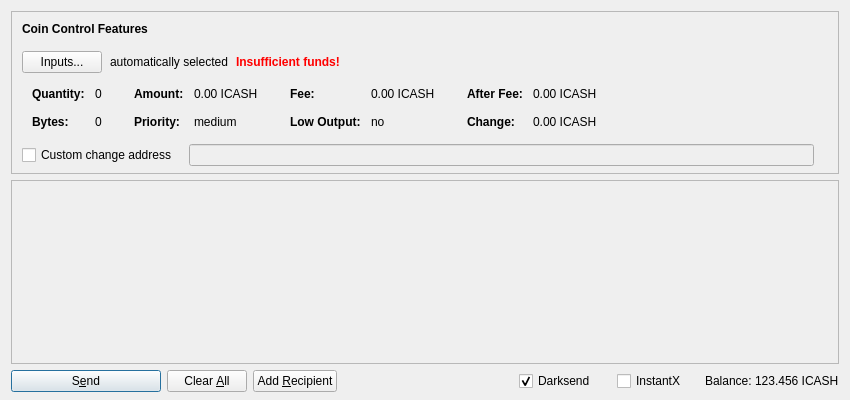
<?xml version="1.0" encoding="UTF-8"?>
<ui version="4.0">
 <class>SendCoinsDialog</class>
 <widget class="QDialog" name="SendCoinsDialog">
  <property name="geometry">
   <rect>
    <x>0</x>
    <y>0</y>
    <width>850</width>
    <height>400</height>
   </rect>
  </property>
  <property name="windowTitle">
   <string>Send Coins</string>
  </property>
  <layout class="QVBoxLayout" name="verticalLayout" stretch="0,1,0">
   <property name="bottomMargin">
    <number>8</number>
   </property>
   <item>
    <widget class="QFrame" name="frameCoinControl">
     <property name="sizePolicy">
      <sizepolicy hsizetype="Expanding" vsizetype="Expanding">
       <horstretch>0</horstretch>
       <verstretch>0</verstretch>
      </sizepolicy>
     </property>
     <property name="maximumSize">
      <size>
       <width>16777215</width>
       <height>16777215</height>
      </size>
     </property>
     <property name="frameShape">
      <enum>QFrame::StyledPanel</enum>
     </property>
     <property name="frameShadow">
      <enum>QFrame::Sunken</enum>
     </property>
     <layout class="QVBoxLayout" name="verticalLayoutCoinControl2">
      <property name="spacing">
       <number>0</number>
      </property>
      <property name="leftMargin">
       <number>0</number>
      </property>
      <property name="topMargin">
       <number>0</number>
      </property>
      <property name="rightMargin">
       <number>0</number>
      </property>
      <property name="bottomMargin">
       <number>6</number>
      </property>
      <item>
       <layout class="QVBoxLayout" name="verticalLayoutCoinControl" stretch="0,0,0,0,1">
        <property name="spacing">
         <number>0</number>
        </property>
        <property name="leftMargin">
         <number>10</number>
        </property>
        <property name="topMargin">
         <number>10</number>
        </property>
        <item>
         <layout class="QHBoxLayout" name="horizontalLayoutCoinControl1">
          <property name="bottomMargin">
           <number>15</number>
          </property>
          <item>
           <widget class="QLabel" name="labelCoinControlFeatures">
            <property name="sizePolicy">
             <sizepolicy hsizetype="Preferred" vsizetype="Maximum">
              <horstretch>0</horstretch>
              <verstretch>0</verstretch>
             </sizepolicy>
            </property>
            <property name="font">
             <font>
              <weight>75</weight>
              <bold>true</bold>
             </font>
            </property>
            <property name="styleSheet">
             <string notr="true">font-weight:bold;</string>
            </property>
            <property name="text">
             <string>Coin Control Features</string>
            </property>
           </widget>
          </item>
         </layout>
        </item>
        <item>
         <layout class="QHBoxLayout" name="horizontalLayoutCoinControl2" stretch="0,0,0,0">
          <property name="spacing">
           <number>8</number>
          </property>
          <property name="bottomMargin">
           <number>10</number>
          </property>
          <item>
           <widget class="QPushButton" name="pushButtonCoinControl">
            <property name="styleSheet">
             <string notr="true"/>
            </property>
            <property name="text">
             <string>Inputs...</string>
            </property>
           </widget>
          </item>
          <item>
           <widget class="QLabel" name="labelCoinControlAutomaticallySelected">
            <property name="text">
             <string>automatically selected</string>
            </property>
            <property name="margin">
             <number>5</number>
            </property>
           </widget>
          </item>
          <item>
           <widget class="QLabel" name="labelCoinControlInsuffFunds">
            <property name="font">
             <font>
              <weight>75</weight>
              <bold>true</bold>
             </font>
            </property>
            <property name="styleSheet">
             <string notr="true">color:red;font-weight:bold;</string>
            </property>
            <property name="text">
             <string>Insufficient funds!</string>
            </property>
            <property name="margin">
             <number>5</number>
            </property>
           </widget>
          </item>
          <item>
           <spacer name="horizontalSpacerCoinControl">
            <property name="orientation">
             <enum>Qt::Horizontal</enum>
            </property>
            <property name="sizeHint" stdset="0">
             <size>
              <width>40</width>
              <height>1</height>
             </size>
            </property>
           </spacer>
          </item>
         </layout>
        </item>
        <item>
         <widget class="QWidget" name="widgetCoinControl" native="true">
          <property name="sizePolicy">
           <sizepolicy hsizetype="Preferred" vsizetype="Preferred">
            <horstretch>0</horstretch>
            <verstretch>0</verstretch>
           </sizepolicy>
          </property>
          <property name="minimumSize">
           <size>
            <width>0</width>
            <height>0</height>
           </size>
          </property>
          <property name="styleSheet">
           <string notr="true"/>
          </property>
          <layout class="QHBoxLayout" name="horizontalLayoutCoinControl5">
           <property name="leftMargin">
            <number>0</number>
           </property>
           <property name="topMargin">
            <number>0</number>
           </property>
           <property name="rightMargin">
            <number>0</number>
           </property>
           <property name="bottomMargin">
            <number>0</number>
           </property>
           <item>
            <layout class="QHBoxLayout" name="horizontalLayoutCoinControl3" stretch="0,0,0,1">
             <property name="spacing">
              <number>20</number>
             </property>
             <property name="topMargin">
              <number>0</number>
             </property>
             <property name="bottomMargin">
              <number>10</number>
             </property>
             <item>
              <layout class="QFormLayout" name="formLayoutCoinControl1">
               <property name="horizontalSpacing">
                <number>10</number>
               </property>
               <property name="verticalSpacing">
                <number>14</number>
               </property>
               <property name="leftMargin">
                <number>10</number>
               </property>
               <property name="topMargin">
                <number>4</number>
               </property>
               <property name="rightMargin">
                <number>6</number>
               </property>
               <item row="0" column="0">
                <widget class="QLabel" name="labelCoinControlQuantityText">
                 <property name="font">
                  <font>
                   <weight>75</weight>
                   <bold>true</bold>
                  </font>
                 </property>
                 <property name="text">
                  <string>Quantity:</string>
                 </property>
                 <property name="margin">
                  <number>0</number>
                 </property>
                </widget>
               </item>
               <item row="0" column="1">
                <widget class="QLabel" name="labelCoinControlQuantity">
                 <property name="cursor">
                  <cursorShape>IBeamCursor</cursorShape>
                 </property>
                 <property name="contextMenuPolicy">
                  <enum>Qt::ActionsContextMenu</enum>
                 </property>
                 <property name="text">
                  <string notr="true">0</string>
                 </property>
                 <property name="margin">
                  <number>0</number>
                 </property>
                 <property name="textInteractionFlags">
                  <set>Qt::LinksAccessibleByMouse|Qt::TextSelectableByKeyboard|Qt::TextSelectableByMouse</set>
                 </property>
                </widget>
               </item>
               <item row="1" column="0">
                <widget class="QLabel" name="labelCoinControlBytesText">
                 <property name="font">
                  <font>
                   <weight>75</weight>
                   <bold>true</bold>
                  </font>
                 </property>
                 <property name="text">
                  <string>Bytes:</string>
                 </property>
                </widget>
               </item>
               <item row="1" column="1">
                <widget class="QLabel" name="labelCoinControlBytes">
                 <property name="cursor">
                  <cursorShape>IBeamCursor</cursorShape>
                 </property>
                 <property name="contextMenuPolicy">
                  <enum>Qt::ActionsContextMenu</enum>
                 </property>
                 <property name="text">
                  <string notr="true">0</string>
                 </property>
                 <property name="textInteractionFlags">
                  <set>Qt::LinksAccessibleByMouse|Qt::TextSelectableByKeyboard|Qt::TextSelectableByMouse</set>
                 </property>
                </widget>
               </item>
              </layout>
             </item>
             <item>
              <layout class="QFormLayout" name="formLayoutCoinControl2">
               <property name="horizontalSpacing">
                <number>10</number>
               </property>
               <property name="verticalSpacing">
                <number>14</number>
               </property>
               <property name="leftMargin">
                <number>6</number>
               </property>
               <property name="topMargin">
                <number>4</number>
               </property>
               <property name="rightMargin">
                <number>6</number>
               </property>
               <item row="0" column="0">
                <widget class="QLabel" name="labelCoinControlAmountText">
                 <property name="font">
                  <font>
                   <weight>75</weight>
                   <bold>true</bold>
                  </font>
                 </property>
                 <property name="text">
                  <string>Amount:</string>
                 </property>
                 <property name="margin">
                  <number>0</number>
                 </property>
                </widget>
               </item>
               <item row="0" column="1">
                <widget class="QLabel" name="labelCoinControlAmount">
                 <property name="cursor">
                  <cursorShape>IBeamCursor</cursorShape>
                 </property>
                 <property name="contextMenuPolicy">
                  <enum>Qt::ActionsContextMenu</enum>
                 </property>
                 <property name="text">
                  <string notr="true">0.00 ICASH</string>
                 </property>
                 <property name="textInteractionFlags">
                  <set>Qt::LinksAccessibleByMouse|Qt::TextSelectableByKeyboard|Qt::TextSelectableByMouse</set>
                 </property>
                </widget>
               </item>
               <item row="1" column="0">
                <widget class="QLabel" name="labelCoinControlPriorityText">
                 <property name="font">
                  <font>
                   <weight>75</weight>
                   <bold>true</bold>
                  </font>
                 </property>
                 <property name="text">
                  <string>Priority:</string>
                 </property>
                </widget>
               </item>
               <item row="1" column="1">
                <widget class="QLabel" name="labelCoinControlPriority">
                 <property name="cursor">
                  <cursorShape>IBeamCursor</cursorShape>
                 </property>
                 <property name="contextMenuPolicy">
                  <enum>Qt::ActionsContextMenu</enum>
                 </property>
                 <property name="text">
                  <string>medium</string>
                 </property>
                 <property name="textInteractionFlags">
                  <set>Qt::LinksAccessibleByMouse|Qt::TextSelectableByKeyboard|Qt::TextSelectableByMouse</set>
                 </property>
                </widget>
               </item>
              </layout>
             </item>
             <item>
              <layout class="QFormLayout" name="formLayoutCoinControl3">
               <property name="horizontalSpacing">
                <number>10</number>
               </property>
               <property name="verticalSpacing">
                <number>14</number>
               </property>
               <property name="leftMargin">
                <number>6</number>
               </property>
               <property name="topMargin">
                <number>4</number>
               </property>
               <property name="rightMargin">
                <number>6</number>
               </property>
               <item row="0" column="0">
                <widget class="QLabel" name="labelCoinControlFeeText">
                 <property name="font">
                  <font>
                   <weight>75</weight>
                   <bold>true</bold>
                  </font>
                 </property>
                 <property name="text">
                  <string>Fee:</string>
                 </property>
                 <property name="margin">
                  <number>0</number>
                 </property>
                </widget>
               </item>
               <item row="0" column="1">
                <widget class="QLabel" name="labelCoinControlFee">
                 <property name="cursor">
                  <cursorShape>IBeamCursor</cursorShape>
                 </property>
                 <property name="contextMenuPolicy">
                  <enum>Qt::ActionsContextMenu</enum>
                 </property>
                 <property name="text">
                  <string notr="true">0.00 ICASH</string>
                 </property>
                 <property name="textInteractionFlags">
                  <set>Qt::LinksAccessibleByMouse|Qt::TextSelectableByKeyboard|Qt::TextSelectableByMouse</set>
                 </property>
                </widget>
               </item>
               <item row="1" column="0">
                <widget class="QLabel" name="labelCoinControlLowOutputText">
                 <property name="font">
                  <font>
                   <weight>75</weight>
                   <bold>true</bold>
                  </font>
                 </property>
                 <property name="text">
                  <string>Low Output:</string>
                 </property>
                </widget>
               </item>
               <item row="1" column="1">
                <widget class="QLabel" name="labelCoinControlLowOutput">
                 <property name="cursor">
                  <cursorShape>IBeamCursor</cursorShape>
                 </property>
                 <property name="contextMenuPolicy">
                  <enum>Qt::ActionsContextMenu</enum>
                 </property>
                 <property name="text">
                  <string>no</string>
                 </property>
                 <property name="textInteractionFlags">
                  <set>Qt::LinksAccessibleByMouse|Qt::TextSelectableByKeyboard|Qt::TextSelectableByMouse</set>
                 </property>
                </widget>
               </item>
              </layout>
             </item>
             <item>
              <layout class="QFormLayout" name="formLayoutCoinControl4">
               <property name="horizontalSpacing">
                <number>10</number>
               </property>
               <property name="verticalSpacing">
                <number>14</number>
               </property>
               <property name="leftMargin">
                <number>6</number>
               </property>
               <property name="topMargin">
                <number>4</number>
               </property>
               <property name="rightMargin">
                <number>6</number>
               </property>
               <item row="0" column="0">
                <widget class="QLabel" name="labelCoinControlAfterFeeText">
                 <property name="font">
                  <font>
                   <weight>75</weight>
                   <bold>true</bold>
                  </font>
                 </property>
                 <property name="text">
                  <string>After Fee:</string>
                 </property>
                 <property name="margin">
                  <number>0</number>
                 </property>
                </widget>
               </item>
               <item row="0" column="1">
                <widget class="QLabel" name="labelCoinControlAfterFee">
                 <property name="cursor">
                  <cursorShape>IBeamCursor</cursorShape>
                 </property>
                 <property name="contextMenuPolicy">
                  <enum>Qt::ActionsContextMenu</enum>
                 </property>
                 <property name="text">
                  <string notr="true">0.00 ICASH</string>
                 </property>
                 <property name="textInteractionFlags">
                  <set>Qt::LinksAccessibleByMouse|Qt::TextSelectableByKeyboard|Qt::TextSelectableByMouse</set>
                 </property>
                </widget>
               </item>
               <item row="1" column="0">
                <widget class="QLabel" name="labelCoinControlChangeText">
                 <property name="font">
                  <font>
                   <weight>75</weight>
                   <bold>true</bold>
                  </font>
                 </property>
                 <property name="text">
                  <string>Change:</string>
                 </property>
                </widget>
               </item>
               <item row="1" column="1">
                <widget class="QLabel" name="labelCoinControlChange">
                 <property name="cursor">
                  <cursorShape>IBeamCursor</cursorShape>
                 </property>
                 <property name="contextMenuPolicy">
                  <enum>Qt::ActionsContextMenu</enum>
                 </property>
                 <property name="text">
                  <string notr="true">0.00 ICASH</string>
                 </property>
                 <property name="textInteractionFlags">
                  <set>Qt::LinksAccessibleByMouse|Qt::TextSelectableByKeyboard|Qt::TextSelectableByMouse</set>
                 </property>
                </widget>
               </item>
              </layout>
             </item>
            </layout>
           </item>
          </layout>
         </widget>
        </item>
        <item>
         <layout class="QHBoxLayout" name="horizontalLayoutCoinControl4" stretch="0,0,0">
          <property name="spacing">
           <number>12</number>
          </property>
          <property name="sizeConstraint">
           <enum>QLayout::SetDefaultConstraint</enum>
          </property>
          <property name="topMargin">
           <number>5</number>
          </property>
          <property name="rightMargin">
           <number>5</number>
          </property>
          <item>
           <widget class="QCheckBox" name="checkBoxCoinControlChange">
            <property name="toolTip">
             <string>If this is activated, but the change address is empty or invalid, change will be sent to a newly generated address.</string>
            </property>
            <property name="text">
             <string>Custom change address</string>
            </property>
           </widget>
          </item>
          <item>
           <widget class="QValidatedLineEdit" name="lineEditCoinControlChange">
            <property name="enabled">
             <bool>false</bool>
            </property>
            <property name="sizePolicy">
             <sizepolicy hsizetype="Expanding" vsizetype="Fixed">
              <horstretch>0</horstretch>
              <verstretch>0</verstretch>
             </sizepolicy>
            </property>
           </widget>
          </item>
          <item>
           <widget class="QLabel" name="labelCoinControlChangeLabel">
            <property name="sizePolicy">
             <sizepolicy hsizetype="Preferred" vsizetype="Expanding">
              <horstretch>0</horstretch>
              <verstretch>0</verstretch>
             </sizepolicy>
            </property>
            <property name="minimumSize">
             <size>
              <width>0</width>
              <height>0</height>
             </size>
            </property>
            <property name="text">
             <string/>
            </property>
            <property name="margin">
             <number>3</number>
            </property>
           </widget>
          </item>
         </layout>
        </item>
        <item>
         <spacer name="verticalSpacerCoinControl">
          <property name="orientation">
           <enum>Qt::Vertical</enum>
          </property>
          <property name="sizeHint" stdset="0">
           <size>
            <width>800</width>
            <height>1</height>
           </size>
          </property>
         </spacer>
        </item>
       </layout>
      </item>
     </layout>
    </widget>
   </item>
   <item>
    <widget class="QScrollArea" name="scrollArea">
     <property name="widgetResizable">
      <bool>true</bool>
     </property>
     <widget class="QWidget" name="scrollAreaWidgetContents">
      <property name="geometry">
       <rect>
        <x>0</x>
        <y>0</y>
        <width>824</width>
        <height>138</height>
       </rect>
      </property>
      <layout class="QVBoxLayout" name="verticalLayout_2" stretch="0,1">
       <property name="leftMargin">
        <number>0</number>
       </property>
       <property name="topMargin">
        <number>0</number>
       </property>
       <property name="rightMargin">
        <number>0</number>
       </property>
       <property name="bottomMargin">
        <number>0</number>
       </property>
       <item>
        <layout class="QVBoxLayout" name="entries">
         <property name="spacing">
          <number>6</number>
         </property>
        </layout>
       </item>
       <item>
        <spacer name="verticalSpacer">
         <property name="orientation">
          <enum>Qt::Vertical</enum>
         </property>
         <property name="sizeHint" stdset="0">
          <size>
           <width>20</width>
           <height>40</height>
          </size>
         </property>
        </spacer>
       </item>
      </layout>
     </widget>
    </widget>
   </item>
   <item>
    <layout class="QHBoxLayout" name="horizontalLayout">
     <item>
      <widget class="QPushButton" name="sendButton">
       <property name="minimumSize">
        <size>
         <width>150</width>
         <height>0</height>
        </size>
       </property>
       <property name="toolTip">
        <string>Confirm the send action</string>
       </property>
       <property name="text">
        <string>S&amp;end</string>
       </property>
       <property name="icon">
        <iconset resource="../icash.qrc">
         <normaloff>:/icons/send</normaloff>:/icons/send</iconset>
       </property>
       <property name="default">
        <bool>true</bool>
       </property>
      </widget>
     </item>
     <item>
      <widget class="QPushButton" name="clearButton">
       <property name="sizePolicy">
        <sizepolicy hsizetype="Minimum" vsizetype="Fixed">
         <horstretch>0</horstretch>
         <verstretch>0</verstretch>
        </sizepolicy>
       </property>
       <property name="toolTip">
        <string>Clear all fields of the form.</string>
       </property>
       <property name="text">
        <string>Clear &amp;All</string>
       </property>
       <property name="icon">
        <iconset resource="../icash.qrc">
         <normaloff>:/icons/remove</normaloff>:/icons/remove</iconset>
       </property>
       <property name="autoRepeatDelay">
        <number>300</number>
       </property>
       <property name="autoDefault">
        <bool>false</bool>
       </property>
      </widget>
     </item>
     <item>
      <widget class="QPushButton" name="addButton">
       <property name="toolTip">
        <string>Send to multiple recipients at once</string>
       </property>
       <property name="text">
        <string>Add &amp;Recipient</string>
       </property>
       <property name="icon">
        <iconset resource="../icash.qrc">
         <normaloff>:/icons/add</normaloff>:/icons/add</iconset>
       </property>
       <property name="autoDefault">
        <bool>false</bool>
       </property>
      </widget>
     </item>
     <item>
      <spacer name="horizontalSpacer">
       <property name="orientation">
        <enum>Qt::Horizontal</enum>
       </property>
       <property name="sizeHint" stdset="0">
        <size>
         <width>40</width>
         <height>20</height>
        </size>
       </property>
      </spacer>
     </item>
     <item>
      <layout class="QHBoxLayout" name="horizontalLayout_2">
       <property name="spacing">
        <number>3</number>
       </property>
       <item>
        <widget class="QCheckBox" name="checkUseDarksend">
         <property name="minimumSize">
          <size>
           <width>95</width>
           <height>0</height>
          </size>
         </property>
         <property name="text">
          <string>Darksend</string>
         </property>
         <property name="checked">
          <bool>true</bool>
         </property>
        </widget>
       </item>
       <item>
        <widget class="QCheckBox" name="checkInstantX">
         <property name="enabled">
          <bool>true</bool>
         </property>
         <property name="minimumSize">
          <size>
           <width>85</width>
           <height>0</height>
          </size>
         </property>
         <property name="text">
          <string>InstantX</string>
         </property>
        </widget>
       </item>
       <item>
        <widget class="QLabel" name="label">
         <property name="text">
          <string>Balance:</string>
         </property>
        </widget>
       </item>
       <item>
        <widget class="QLabel" name="labelBalance">
         <property name="sizePolicy">
          <sizepolicy hsizetype="Preferred" vsizetype="Fixed">
           <horstretch>0</horstretch>
           <verstretch>0</verstretch>
          </sizepolicy>
         </property>
         <property name="cursor">
          <cursorShape>IBeamCursor</cursorShape>
         </property>
         <property name="text">
          <string notr="true">123.456 ICASH</string>
         </property>
         <property name="textInteractionFlags">
          <set>Qt::LinksAccessibleByMouse|Qt::TextSelectableByKeyboard|Qt::TextSelectableByMouse</set>
         </property>
        </widget>
       </item>
      </layout>
     </item>
    </layout>
   </item>
  </layout>
 </widget>
 <customwidgets>
  <customwidget>
   <class>QValidatedLineEdit</class>
   <extends>QLineEdit</extends>
   <header>qvalidatedlineedit.h</header>
  </customwidget>
 </customwidgets>
 <resources>
  <include location="../icash.qrc"/>
 </resources>
 <connections/>
</ui>
